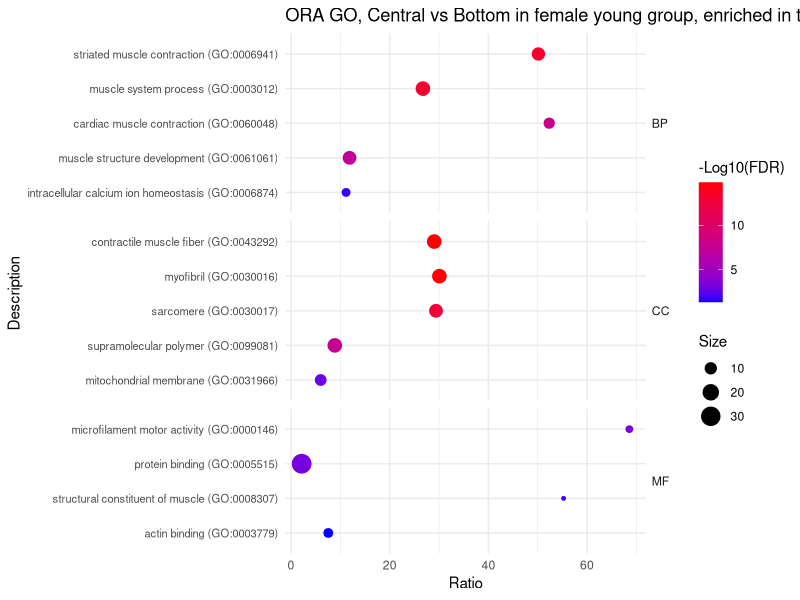
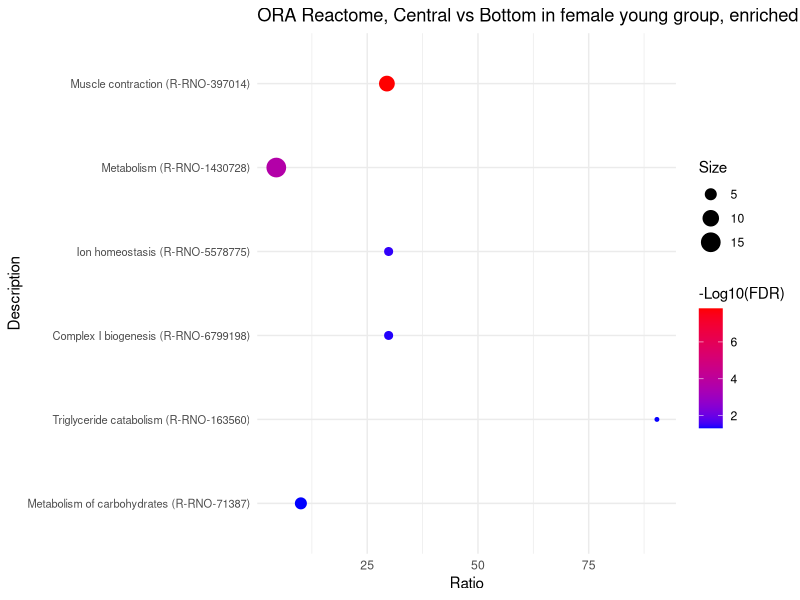
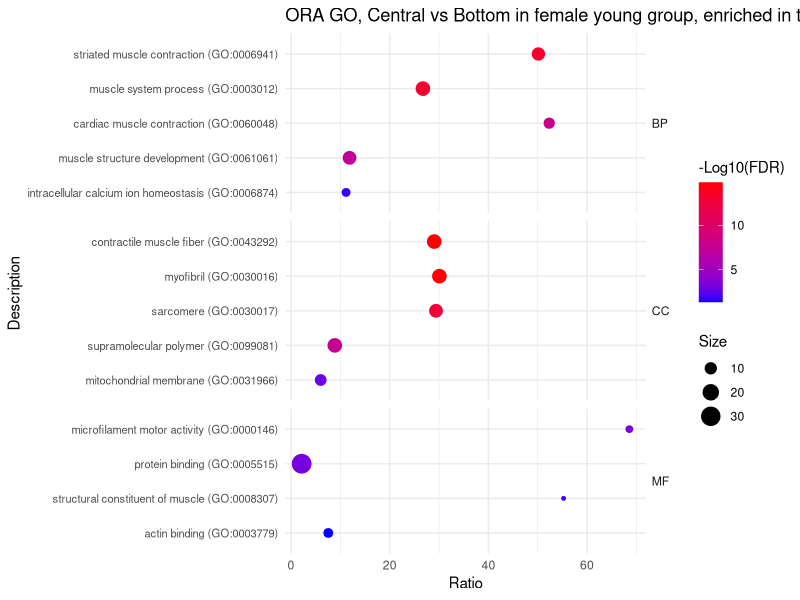
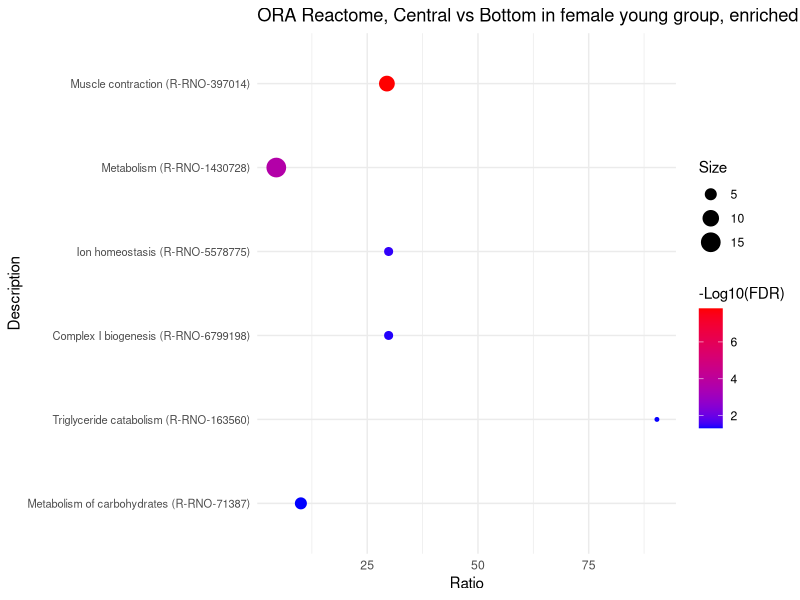

The R source for these figures, in order:
# =============================================================================
# Script 7 (ORA region vs region): ORA dot plots, Central vs Bottom,
#   female young (peripubertal) rats (multiple-factor model)
# =============================================================================
#
# Purpose:
#   Plot selected over-representation analysis (ORA) results for the proteins
#   higher in the central region than in the bottom region within female
#   young rats. This script only draws figures; the ORA was run in PANTHER
#   (Overrepresentation Test, Fisher's exact test, FDR correction; reference
#   list: all Rattus norvegicus genes).
#
# ORA input (not stored in this folder):
#   48 UniProt IDs = Script_6 region DEPs (Bottom - Central, female young:
#   FDR < 0.05, estimate < 0 and |log2 FC| > log2(1.5)), i.e. higher in
#   Central. They were submitted to PANTHER; the complete PANTHER output is
#   not kept here, only the selected terms below.
#
# Input (in this folder):
#   - Central_vs_Bottom_Female_Young_ORA_selected.xlsx
#       Selected significant terms; sheets used: "GO" (BP / CC / MF terms with
#       a GO column for faceting) and "Reactome". Columns: Description,
#       REFLIST, Size, Expect, over/under, Ratio (fold enrichment), P value,
#       FDR, Log10(FDR).
#       Note: the "Log10(FDR)" column contains -log10(FDR) (positive; larger =
#       more significant); the legends are labelled "-Log10(FDR)".
#
# Outputs (written to this folder):
#   - Central vs Bottom in female young group summary ORA.pdf
#       2 pages: GO dot plot (faceted by BP / CC / MF), Reactome dot plot.
#   - ORA plot.RData
#       Workspace with the plot objects p1, p2.
#
# Plot layout: x = Ratio (fold enrichment), y = term, point color =
#   -log10(FDR), point size = Size (input proteins in the term). Terms are
#   sorted by -log10(FDR), so the most significant one is at the top.
#
# Run in RStudio: setwd() below requires an interactive RStudio session.
# =============================================================================

# Set the working directory to this script's folder (RStudio only).
setwd(dirname(rstudioapi::getSourceEditorContext()$path))

# Load required packages.
# readxl: read_excel(); dplyr: arrange() / group_by() / mutate();
# ggplot2: dot plots.
library(readxl)
library(dplyr)
library(ggplot2)

## ORA example ----------------------------------------------------------------
# GO terms enriched in proteins higher in central than bottom, female young (n = 48 input proteins).

up <- read_excel("Central_vs_Bottom_Female_Young_ORA_selected.xlsx", sheet = "GO")

up <- up %>%
  group_by(GO) %>%
  arrange(`Log10(FDR)`, .by_group = TRUE) %>%
  ungroup() %>%
  mutate(Description = factor(Description, levels = unique(Description)))

# Create the plot
p1 <- ggplot(up, aes(x = Ratio, y = Description, color = `Log10(FDR)`, size = Size)) +
  geom_point() + 
  scale_colour_gradient(low = "blue", high = "red",
                        space = "Lab", na.value = "grey50", guide = "colourbar",
                        aesthetics = "colour") +
  ggtitle("ORA GO, Central vs Bottom in female young group, enriched in the central group") +
  # Facet by GO category (BP / CC / MF) to create separate clusters
  facet_grid(GO ~ ., scales = "free_y", space = "free_y") +
  labs(colour = "-Log10(FDR)") + # Legend title (column holds -log10(FDR))
  theme_minimal() +
  theme(axis.text.y = element_text(size = 8), # Adjust text size for readability
        strip.text.y = element_text(angle = 0, hjust = 0)) # Keep facet labels horizontal

print(p1)


## reactome -------
## up in central -------

up <- read_excel("Central_vs_Bottom_Female_Young_ORA_selected.xlsx", sheet = "Reactome")

# Sort terms by increasing -log10(FDR); ggplot draws the last factor level at
# the top, so the most significant term appears at the top of the plot.
up <- up %>%
  arrange((abs(`Log10(FDR)`))) %>%
  mutate(Description = factor(Description, levels = unique(Description)))

# Create the plot
p2 <- ggplot(up, aes(x = Ratio, y = Description, color = `Log10(FDR)`, size = Size)) +
  geom_point() +
  scale_colour_gradient(low = "blue", high = "red",
                        space = "Lab", na.value = "grey50", guide = "colourbar",
                        aesthetics = "colour") +
  ggtitle("ORA Reactome, Central vs Bottom in female young group, enriched in the central group") +
  labs(colour = "-Log10(FDR)") + # Legend title (column holds -log10(FDR))
  theme_minimal() +
  theme(axis.text.y = element_text(size = 8)) # Adjust text size for readability

# Print the plot
print(p2)


pdf("Central vs Bottom in female young group summary ORA.pdf", width = 11, height = 8.5)
print(p1)
print(p2)
dev.off()


# Save the current workspace (plot objects p1, p2).
save.image("ORA plot.RData")
